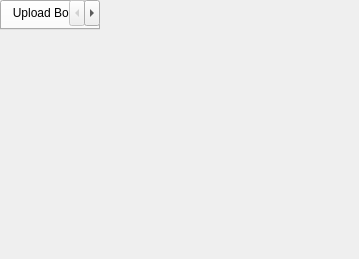
<?xml version="1.0" encoding="UTF-8"?>
<ui version="4.0">
 <class>Sc2AiAppDialog</class>
 <widget class="QMainWindow" name="Sc2AiAppDialog">
  <property name="geometry">
   <rect>
    <x>0</x>
    <y>0</y>
    <width>359</width>
    <height>259</height>
   </rect>
  </property>
  <property name="windowTitle">
   <string>SC2AI Manager</string>
  </property>
  <widget class="QTabWidget" name="tabWidget">
   <property name="currentIndex">
    <number>0</number>
   </property>
   <widget class="QWidget" name="UploadTab">
    <attribute name="title">
     <string>Upload Bot</string>
    </attribute>
    <widget class="QWidget" name="formLayoutWidget_3">
     <property name="geometry">
      <rect>
       <x>0</x>
       <y>0</y>
       <width>271</width>
       <height>152</height>
      </rect>
     </property>
     <layout class="QFormLayout" name="formLayout_3">
      <property name="horizontalSpacing">
       <number>12</number>
      </property>
      <property name="leftMargin">
       <number>1</number>
      </property>
      <property name="topMargin">
       <number>1</number>
      </property>
      <property name="rightMargin">
       <number>1</number>
      </property>
      <property name="bottomMargin">
       <number>1</number>
      </property>
      <item row="0" column="0">
       <widget class="QLabel" name="label_16">
        <property name="text">
         <string>Local Bot Dir</string>
        </property>
       </widget>
      </item>
      <item row="0" column="1">
       <widget class="QLineEdit" name="ULocalBotText"/>
      </item>
      <item row="1" column="0">
       <widget class="QLabel" name="label_7">
        <property name="text">
         <string>Bot Name</string>
        </property>
       </widget>
      </item>
      <item row="1" column="1">
       <widget class="QLineEdit" name="BotNameEdit"/>
      </item>
      <item row="2" column="0">
       <widget class="QLabel" name="label_10">
        <property name="text">
         <string>Bot Excutable</string>
        </property>
       </widget>
      </item>
      <item row="2" column="1">
       <widget class="QLineEdit" name="DirectoryEdit"/>
      </item>
      <item row="3" column="0">
       <widget class="QLabel" name="label_12">
        <property name="text">
         <string>Race</string>
        </property>
       </widget>
      </item>
      <item row="3" column="1">
       <widget class="QComboBox" name="RaceCombo">
        <item>
         <property name="text">
          <string>Terran</string>
         </property>
        </item>
        <item>
         <property name="text">
          <string>Zerg</string>
         </property>
        </item>
        <item>
         <property name="text">
          <string>Protoss</string>
         </property>
        </item>
        <item>
         <property name="text">
          <string>Random</string>
         </property>
        </item>
       </widget>
      </item>
      <item row="4" column="0">
       <widget class="QLabel" name="label_11">
        <property name="text">
         <string>API</string>
        </property>
       </widget>
      </item>
      <item row="4" column="1">
       <widget class="QComboBox" name="APICombo">
        <item>
         <property name="text">
          <string>Binary</string>
         </property>
        </item>
        <item>
         <property name="text">
          <string>Python</string>
         </property>
        </item>
        <item>
         <property name="text">
          <string>Java</string>
         </property>
        </item>
        <item>
         <property name="text">
          <string>DotNet</string>
         </property>
        </item>
        <item>
         <property name="text">
          <string>NodeJS</string>
         </property>
        </item>
        <item>
         <property name="text">
          <string>Mono</string>
         </property>
        </item>
        <item>
         <property name="text">
          <string>Wine</string>
         </property>
        </item>
       </widget>
      </item>
      <item row="5" column="0">
       <widget class="QLabel" name="label_13">
        <property name="text">
         <string>Additional Arguments</string>
        </property>
       </widget>
      </item>
      <item row="5" column="1">
       <widget class="QLineEdit" name="ArgsEdit"/>
      </item>
     </layout>
    </widget>
    <widget class="QPushButton" name="ConfigButton">
     <property name="geometry">
      <rect>
       <x>0</x>
       <y>190</y>
       <width>111</width>
       <height>23</height>
      </rect>
     </property>
     <property name="text">
      <string>Generate Config</string>
     </property>
    </widget>
    <widget class="QPushButton" name="UploadButton">
     <property name="geometry">
      <rect>
       <x>200</x>
       <y>190</y>
       <width>75</width>
       <height>23</height>
      </rect>
     </property>
     <property name="text">
      <string>Upload</string>
     </property>
    </widget>
    <widget class="QPushButton" name="UBrowseButton">
     <property name="geometry">
      <rect>
       <x>275</x>
       <y>0</y>
       <width>70</width>
       <height>20</height>
      </rect>
     </property>
     <property name="text">
      <string>Browse</string>
     </property>
    </widget>
    <widget class="QCheckBox" name="DebugCheckBox">
     <property name="geometry">
      <rect>
       <x>10</x>
       <y>160</y>
       <width>51</width>
       <height>17</height>
      </rect>
     </property>
     <property name="text">
      <string>Debug</string>
     </property>
    </widget>
    <widget class="QCheckBox" name="DownloadCheckBox">
     <property name="geometry">
      <rect>
       <x>80</x>
       <y>160</y>
       <width>91</width>
       <height>17</height>
      </rect>
     </property>
     <property name="text">
      <string>Downloadable</string>
     </property>
     <property name="checked">
      <bool>true</bool>
     </property>
    </widget>
    <widget class="QCheckBox" name="VsHumanCheckBox">
     <property name="geometry">
      <rect>
       <x>170</x>
       <y>160</y>
       <width>101</width>
       <height>17</height>
      </rect>
     </property>
     <property name="text">
      <string>Human Playable</string>
     </property>
    </widget>
   </widget>
   <widget class="QWidget" name="TestTab">
    <attribute name="title">
     <string>Test Local Bot</string>
    </attribute>
    <widget class="QWidget" name="formLayoutWidget">
     <property name="geometry">
      <rect>
       <x>0</x>
       <y>0</y>
       <width>241</width>
       <height>164</height>
      </rect>
     </property>
     <layout class="QFormLayout" name="formLayout">
      <property name="horizontalSpacing">
       <number>12</number>
      </property>
      <property name="leftMargin">
       <number>1</number>
      </property>
      <property name="topMargin">
       <number>1</number>
      </property>
      <property name="rightMargin">
       <number>1</number>
      </property>
      <property name="bottomMargin">
       <number>1</number>
      </property>
      <item row="0" column="0">
       <widget class="QLabel" name="label_15">
        <property name="text">
         <string>Local Bot Dir</string>
        </property>
       </widget>
      </item>
      <item row="0" column="1">
       <widget class="QLineEdit" name="LocalBotText"/>
      </item>
      <item row="1" column="0">
       <widget class="QLabel" name="label_2">
        <property name="text">
         <string>Map</string>
        </property>
       </widget>
      </item>
      <item row="1" column="1">
       <widget class="QComboBox" name="MapCombo"/>
      </item>
      <item row="2" column="0">
       <widget class="QLabel" name="label_4">
        <property name="text">
         <string>Opponent Bot</string>
        </property>
       </widget>
      </item>
      <item row="2" column="1">
       <widget class="QComboBox" name="RemoteBotCombo"/>
      </item>
      <item row="3" column="0">
       <widget class="QLabel" name="label_3">
        <property name="text">
         <string>Testl Bot</string>
        </property>
       </widget>
      </item>
      <item row="3" column="1">
       <widget class="QComboBox" name="LocalBotCombo"/>
      </item>
     </layout>
    </widget>
    <widget class="QPushButton" name="LaunchButton">
     <property name="geometry">
      <rect>
       <x>0</x>
       <y>140</y>
       <width>75</width>
       <height>23</height>
      </rect>
     </property>
     <property name="text">
      <string>Launch</string>
     </property>
    </widget>
    <widget class="QPushButton" name="BrowseButton">
     <property name="geometry">
      <rect>
       <x>247</x>
       <y>0</y>
       <width>70</width>
       <height>20</height>
      </rect>
     </property>
     <property name="text">
      <string>Browse</string>
     </property>
    </widget>
    <widget class="QCheckBox" name="TestLocalCheck">
     <property name="geometry">
      <rect>
       <x>250</x>
       <y>50</y>
       <width>70</width>
       <height>17</height>
      </rect>
     </property>
     <property name="text">
      <string>Local Bots</string>
     </property>
    </widget>
   </widget>
   <widget class="QWidget" name="HumanTab">
    <attribute name="title">
     <string>Play Vs Bot</string>
    </attribute>
    <widget class="QWidget" name="formLayoutWidget_2">
     <property name="geometry">
      <rect>
       <x>0</x>
       <y>0</y>
       <width>251</width>
       <height>111</height>
      </rect>
     </property>
     <layout class="QFormLayout" name="formLayout_2">
      <property name="horizontalSpacing">
       <number>12</number>
      </property>
      <property name="leftMargin">
       <number>1</number>
      </property>
      <property name="topMargin">
       <number>1</number>
      </property>
      <property name="rightMargin">
       <number>1</number>
      </property>
      <property name="bottomMargin">
       <number>1</number>
      </property>
      <item row="0" column="0">
       <widget class="QLabel" name="label_6">
        <property name="text">
         <string>Map</string>
        </property>
       </widget>
      </item>
      <item row="0" column="1">
       <widget class="QComboBox" name="HMapCombo"/>
      </item>
      <item row="1" column="0">
       <widget class="QLabel" name="label_8">
        <property name="text">
         <string>Opponent Bot</string>
        </property>
       </widget>
      </item>
      <item row="1" column="1">
       <widget class="QComboBox" name="HRemoteBotCombo"/>
      </item>
      <item row="2" column="0">
       <widget class="QLabel" name="label_9">
        <property name="text">
         <string>Race</string>
        </property>
       </widget>
      </item>
      <item row="2" column="1">
       <widget class="QComboBox" name="HRaceCombo">
        <item>
         <property name="text">
          <string>Terran</string>
         </property>
        </item>
        <item>
         <property name="text">
          <string>Zerg</string>
         </property>
        </item>
        <item>
         <property name="text">
          <string>Protoss</string>
         </property>
        </item>
        <item>
         <property name="text">
          <string>Random</string>
         </property>
        </item>
       </widget>
      </item>
     </layout>
    </widget>
    <widget class="QPushButton" name="HLaunchButton">
     <property name="geometry">
      <rect>
       <x>0</x>
       <y>120</y>
       <width>75</width>
       <height>23</height>
      </rect>
     </property>
     <property name="text">
      <string>Launch</string>
     </property>
    </widget>
    <widget class="QCheckBox" name="PlayLocalCheck">
     <property name="geometry">
      <rect>
       <x>260</x>
       <y>30</y>
       <width>70</width>
       <height>17</height>
      </rect>
     </property>
     <property name="text">
      <string>Local Bots</string>
     </property>
    </widget>
   </widget>
   <widget class="QWidget" name="ArchonTab">
    <attribute name="title">
     <string>Archon Vs Bot</string>
    </attribute>
    <widget class="QWidget" name="formLayoutWidget_4">
     <property name="geometry">
      <rect>
       <x>0</x>
       <y>0</y>
       <width>251</width>
       <height>141</height>
      </rect>
     </property>
     <layout class="QFormLayout" name="formLayout_4">
      <property name="horizontalSpacing">
       <number>12</number>
      </property>
      <property name="leftMargin">
       <number>1</number>
      </property>
      <property name="topMargin">
       <number>1</number>
      </property>
      <property name="rightMargin">
       <number>1</number>
      </property>
      <property name="bottomMargin">
       <number>1</number>
      </property>
      <item row="0" column="0">
       <widget class="QLabel" name="label_17">
        <property name="text">
         <string>Local Bot Dir</string>
        </property>
       </widget>
      </item>
      <item row="0" column="1">
       <widget class="QLineEdit" name="ALocalBotText"/>
      </item>
      <item row="1" column="0">
       <widget class="QLabel" name="label_26">
        <property name="text">
         <string>Map</string>
        </property>
       </widget>
      </item>
      <item row="1" column="1">
       <widget class="QComboBox" name="AMapCombo"/>
      </item>
      <item row="2" column="0">
       <widget class="QLabel" name="label_28">
        <property name="text">
         <string>Opponent Bot</string>
        </property>
       </widget>
      </item>
      <item row="2" column="1">
       <widget class="QComboBox" name="ARemoteBotCombo"/>
      </item>
      <item row="3" column="0">
       <widget class="QLabel" name="label_30">
        <property name="text">
         <string>Archon Bot</string>
        </property>
       </widget>
      </item>
      <item row="3" column="1">
       <widget class="QComboBox" name="ArchonCombo"/>
      </item>
     </layout>
    </widget>
    <widget class="QPushButton" name="ALaunchButton">
     <property name="geometry">
      <rect>
       <x>0</x>
       <y>150</y>
       <width>75</width>
       <height>23</height>
      </rect>
     </property>
     <property name="text">
      <string>Launch</string>
     </property>
    </widget>
    <widget class="QPushButton" name="ABrowseButton">
     <property name="geometry">
      <rect>
       <x>260</x>
       <y>0</y>
       <width>70</width>
       <height>20</height>
      </rect>
     </property>
     <property name="text">
      <string>Browse</string>
     </property>
    </widget>
    <widget class="QCheckBox" name="ArchonLocalCheck">
     <property name="geometry">
      <rect>
       <x>260</x>
       <y>50</y>
       <width>70</width>
       <height>17</height>
      </rect>
     </property>
     <property name="text">
      <string>Local Bots</string>
     </property>
    </widget>
   </widget>
  </widget>
 </widget>
 <resources/>
 <connections/>
</ui>
